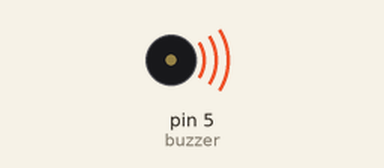
Recording of a sketch running on a simulated Arduino Uno, built with avr-gcc and run on an emulated ATmega328P. Shown: buzzer (waves = sounding).

Above: at 0.12 s.
At 4.3 s:
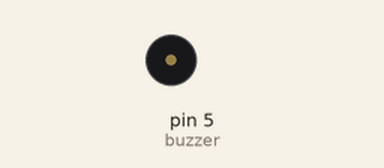
Timing chart, 0 to 5.2 s (numbered marks = the images above):
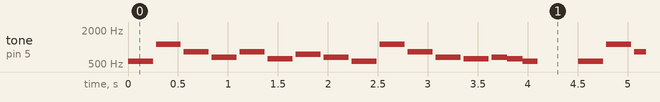

The sketch:

buzzer.ino
```cpp
int buzzer=5;
void setup() {
  pinMode(buzzer,OUTPUT);
}

long play(long i){
tone(buzzer,i);
delay(250);
noTone(buzzer);
delay(30);
}

long plays(long n){
tone(buzzer,n);
delay(150);
noTone(buzzer);
delay(5);
}


void loop() {
  long a=261;//do
  long b=294;//re
  long c=330;//mi
  long d=349;//fa
  long e=494;//B
  long f=554;//C#
  long g=622;//D#
  long a1=660;//E
  long b1=740;//F#
  long c1=831;//G#
  long d1=630;//fa
  long e1=988;//B
  long C1=1109;

 play(f);

 play(C1);

 play(c1);

 play(a1);

 play(c1);

 play(g);

  play(b1);

   play(a1);

    play(f);

     play(C1);

 play(c1);

 play(a1);

  play(g);

  plays(a1);

  plays(g);

      plays(f);


      delay(400);
}
```

Measured:
- by itself, tone on pin 5 (buzzer): plays 554 Hz for 0.25 s, 1109 Hz for 0.25 s, 831 Hz for 0.25 s, 660 Hz for 0.25 s, 831 Hz for 0.25 s, 622 Hz for 0.25 s … (463 notes in this stretch)
